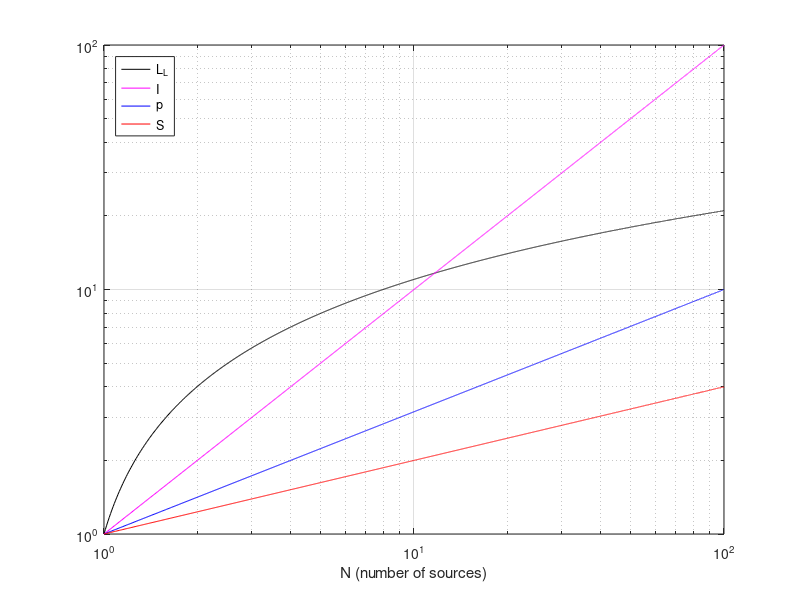

Reproduce this figure in MATLAB.
% plot various quantities versus number of sources
%
%%%%%%%%%%%%%%%%%%%%%%%%%%%%%%%%%%%%%%%%%%%

% number of sources
N = [1:.01:100];

% value for 1 source
p1 = 1; % pressure
I1 = 1; % intensity
L1 = 1; % sound intensity (or pressure) level
S1 = 1; % subjective loudness level

% value for multiples sources
ptot = sqrt(N)*p1;
Itot = N*I1;
Ltot = 10*log10(N)+L1; 
Stot = 2.^((Ltot-L1)/10)*S1; % Stot = 2.^log10(N)*S1;

% make plots
%semilogx(N, Ltot, 'k-', N, Itot, 'm-', N, ptot, '-b', N, Stot, 'r-');
loglog(N, Ltot, 'k-', N, Itot, 'm-', N, ptot, '-b', N, Stot, 'r-');
xlim([N(1) N(end)])
grid on
xlabel('N (number of sources)')
legend('L_L', 'I', 'p', 'S', 'location', 'northwest');
print('-depsc2', 'multiplesources.eps')

return

